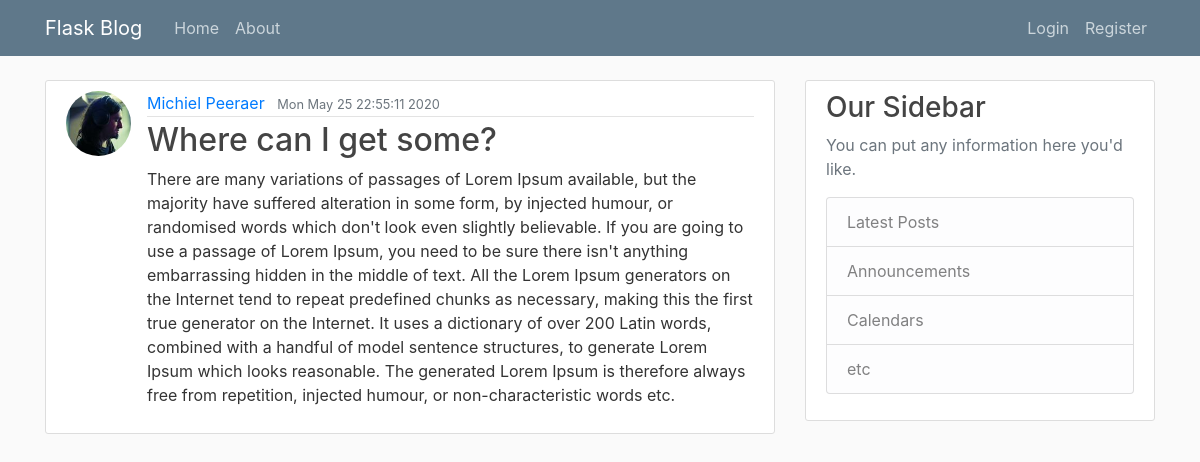
The app's page /post/4 with its own data.
### flaskblog/models.py (models this page shows, shortened)
class User(db.Model, UserMixin):
    id = db.Column(db.Integer, primary_key=True)
    username = db.Column(db.String(20), unique=True, nullable=False)
    email = db.Column(db.String(120), unique=True, nullable=False)
    image_file = db.Column(db.String(20), nullable=False, default='default.jpg')
    password = db.Column(db.String(60), nullable=False)
    posts = db.relationship('Post', backref='author', lazy=True)

class Post(db.Model):
    id = db.Column(db.Integer, primary_key=True)
    title = db.Column(db.String(100), nullable=False)
    date_posted = db.Column(db.DateTime, nullable=False, default=datetime.now)
    content = db.Column(db.Text, nullable=False)
    user_id = db.Column(db.Integer, db.ForeignKey('user.id'), nullable=False)

### flaskblog/posts/routes.py (the view)
@posts.route("/post/<int:post_id>")
def post(post_id):
    post = Post.query.get_or_404(post_id)
    return render_template('post.html', title=post.title, post=post)

### flaskblog/templates/post.html (shortened to what this page needs)
{% extends "layout.html" %}
{% block content %}
    <article class="media content-section">
        <img class="rounded-circle article-img" src="{{ url_for('static', filename='profile_pics/' + post.author.image_file) }}">
        <div class="media-body">
            <div class="article-metadata">
                <a class="mr-2" href="{{ url_for('users.user_posts', username=post.author.username) }}">{{ post.author.username }}</a>
                <small class="text-muted">{{ post.date_posted.strftime('%c') }}</small>
            </div>
            <h2 class="article-title">{{ post.title }}</h2>
            <p class="article-content">{{ post.content }}</p>
        </div>
    </article>
{% endblock content %}

### flaskblog/static/main.css (style rules this page uses)
body { background: #fafafa; color: #333333; margin-top: 5rem; }
h1, h2, h3, h4, h5, h6 { color: #444444; }
.content-section { background: #ffffff; padding: 10px 20px; border: 1px solid #dddddd; border-radius: 3px; margin-bottom: 20px; }
.article-title { color: #444444; }
.article-content { white-space: pre-line; }
.article-img { height: 65px; width: 65px; margin-right: 16px; }
.article-metadata { padding-bottom: 1px; margin-bottom: 4px; border-bottom: 1px solid #e3e3e3 }

### records on screen
User: image_file (picture), author.username "Michiel Peeraer"
Post: date_posted "Mon May 25 22:55:11 2020", title "Where can I get some?", content "There are many variations of passages of Lorem Ipsum available, but the majority have suffered alteration in some form, by injected humour, or randomised words which don't look even slightly believable. If you are going to use a passage of Lorem Ipsum, you need to be sure there isn't anything embarrassing hidden in the middle of text. All the Lorem Ipsum generators on the Internet tend to repeat predefined chunks as necessary, making this the first true generator on the Internet. It uses a dictionary of over 200 Latin words, combined with a handful of model sentence structures, to generate Lorem Ipsum which looks reasonable. The generated Lorem Ipsum is therefore always free from…"
